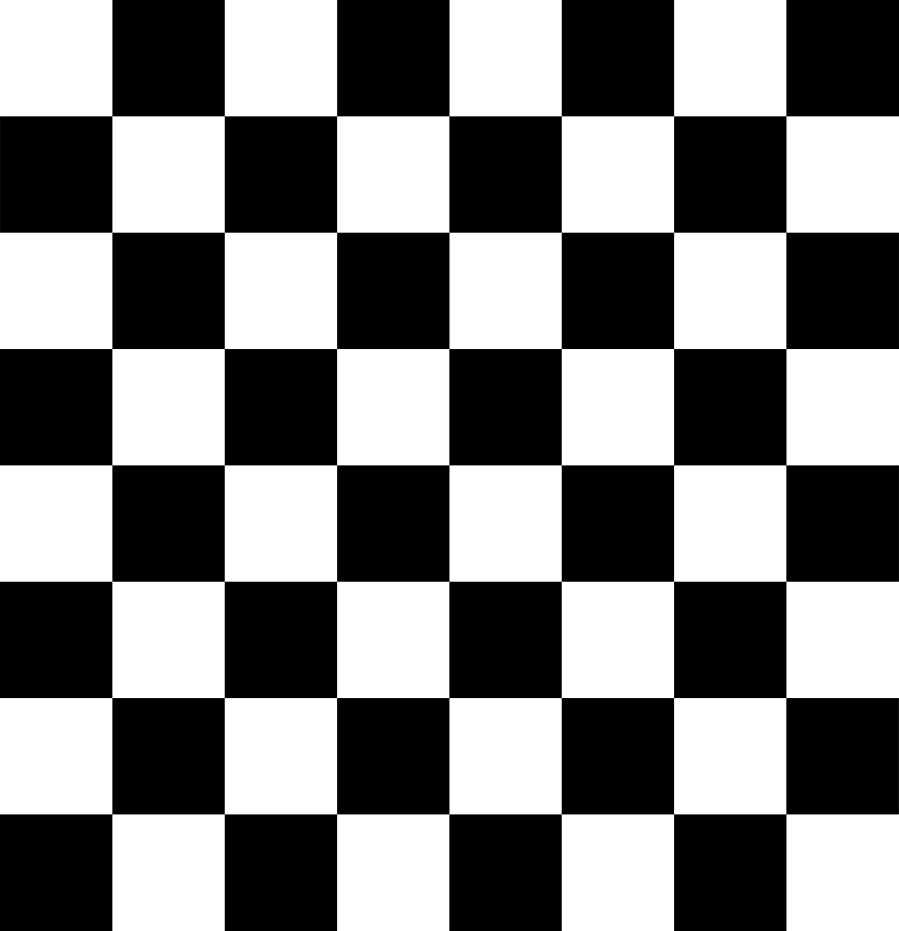
#> input picture chessboard.png, 3595 x 3723 px (shown at 1/4 size)
$ python T09_BitwiseOperations.py
#> lines starting #> are read from the running program, lines starting #| are printed output that depends on the picture
import cv2
import numpy as np

# img1 = np.zeros((250, 500, 3), np.uint8)
img1 = np.zeros((3723, 3595, 3), np.uint8)
img1 = cv2.rectangle(img1,(200, 0), (300, 100), (255, 255, 255), -1)
img2 = cv2.imread("chessboard.png")
#> img2 is the input picture: shape (3723, 3595, 3); min 0, max 255, mean 127.5
print(np.shape(img2))
#| (3723, 3595, 3)

img1 = cv2.resize(img1,(500,500))
img2 = cv2.resize(img2,(500,500))
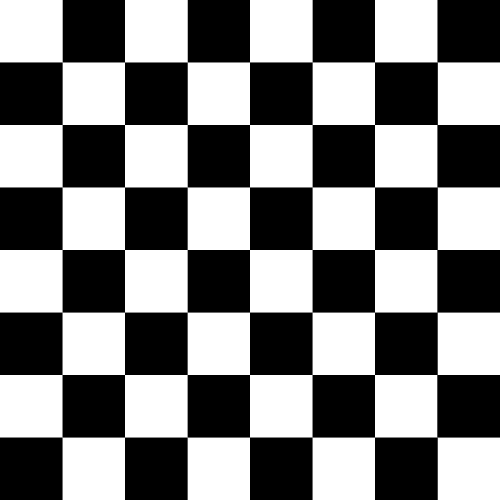
#> img2: shape (500, 500, 3); min 0, max 255, mean 127.4

bitAnd = cv2.bitwise_and(img2, img1)
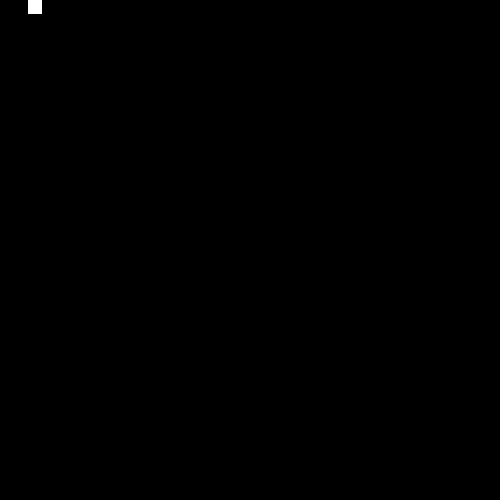
#> bitAnd: shape (500, 500, 3); min 0, max 255, mean 0.2
bitOr = cv2.bitwise_or(img2, img1)
bitXor = cv2.bitwise_xor(img1, img2)
bitNot1 = cv2.bitwise_not(img1)
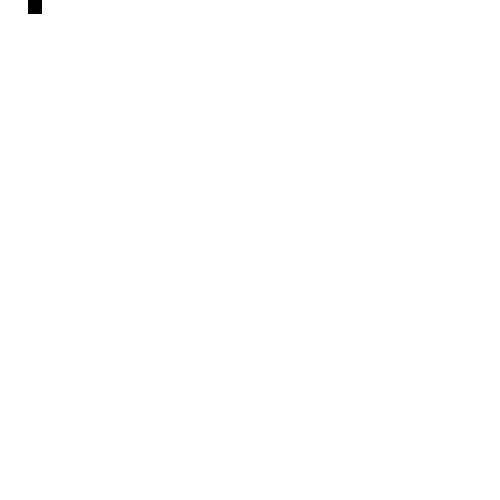
#> bitNot1: shape (500, 500, 3); min 0, max 255, mean 254.8
bitNot2 = cv2.bitwise_not(img2)
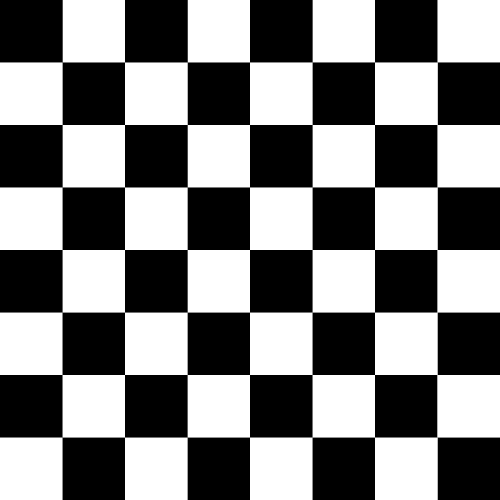
#> bitNot2: shape (500, 500, 3); min 0, max 255, mean 127.6

cv2.imshow("img1", img1)
cv2.imshow("img2", img2)
cv2.imshow('bitAnd', bitAnd)
cv2.imshow('bitOr', bitOr)
cv2.imshow('bitXor', bitXor)
cv2.imshow('bitNot1', bitNot1)
cv2.imshow('bitNot2', bitNot2)

cv2.waitKey(0)
cv2.destroyAllWindows()

$ run again, with smarties.png copied over chessboard.png
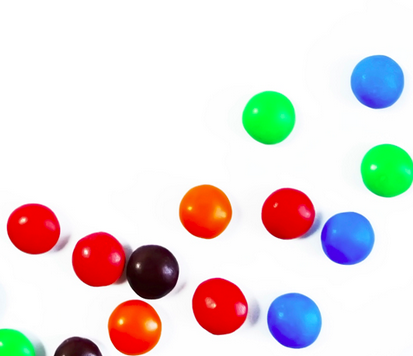
#> input picture smarties.png, 413 x 356 px
#> img2 is the input picture: shape (356, 413, 3); mean B, G, R 219.1, 220.4, 228.9
#| (356, 413, 3)
#> `img2 = cv2.resize(img2,(500,500))`:
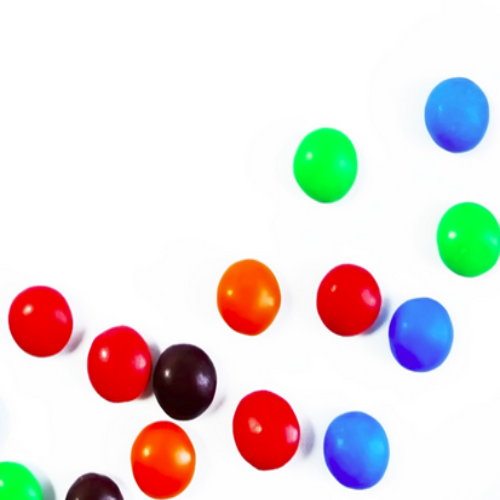
#> img2: shape (500, 500, 3); mean B, G, R 219.1, 220.3, 228.9
#> `bitNot2 = cv2.bitwise_not(img2)`:
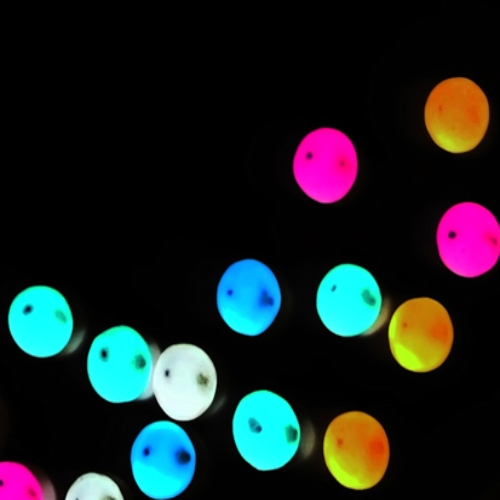
#> bitNot2: shape (500, 500, 3); mean B, G, R 35.9, 34.7, 26.1
